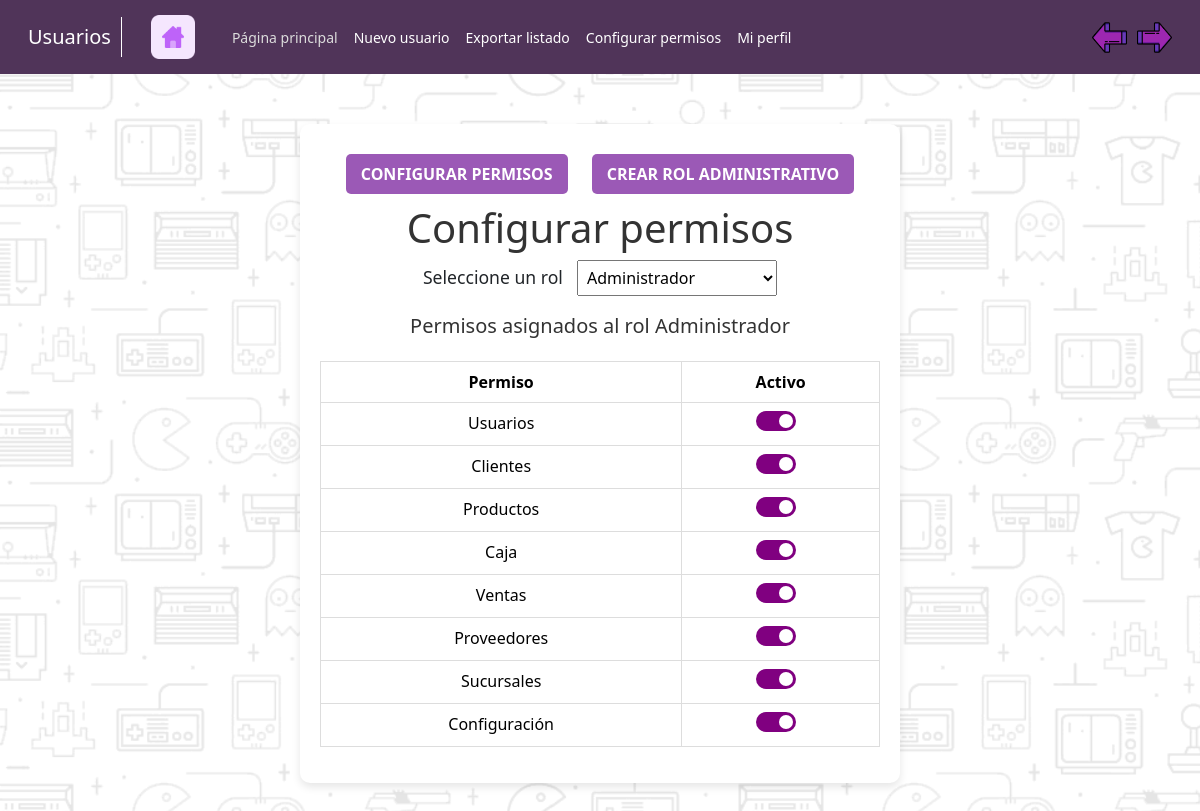
The page /app/Usuarios/visualizarPermisos.php?rol_id=1 (signed in) on the database its author committed.
### tables this page shows
CREATE TABLE tb_roles (
    idRol INT PRIMARY KEY AUTO_INCREMENT,
    nombreRol VARCHAR(30),
    activoRol TINYINT(1) DEFAULT 1
);

CREATE TABLE tb_permisos (
    idPermiso INT PRIMARY KEY AUTO_INCREMENT,
    descripcionPermiso VARCHAR(100),
    activoPermiso TINYINT(1) DEFAULT 1
);

### app/Usuarios/visualizarPermisos.php (the view, shortened to what this page needs)
<?php
include('../modelos/conexion.php');
$query_roles = "SELECT * FROM tb_roles WHERE activoRol = 1";
$result_roles = mysqli_query($conection, $query_roles);
$rol_id = null;
if (isset($_GET['rol_id']) && !empty($_GET['rol_id'])) {
    $rol_id = intval($_GET['rol_id']);
    $query_permisos = "SELECT p.idPermiso, p.descripcionPermiso,
    IF(rp.permiso_id IS NOT NULL, 1, 0) AS activo
    FROM tb_permisos p
    LEFT JOIN tb_rolesPermisos rp
    ON p.idPermiso = rp.permiso_id AND rp.rol_id = $rol_id
    WHERE p.activoPermiso = 1";
    $result_permisos = mysqli_query($conection, $query_permisos);
}
if (isset($rol_id)) {
    $query = "SELECT nombreRol FROM tb_roles WHERE idRol = '$rol_id'";
    $result_rol = mysqli_query($conection, $query);
    $rol = mysqli_fetch_assoc($result_rol);
    $nombreRol = $rol['nombreRol'];
}
?>
<!DOCTYPE html>
<html lang="es">
<head>
    <link href="https://cdn.jsdelivr.net/npm/bootstrap@5.3.3/dist/css/bootstrap.min.css" rel="stylesheet">
    <link rel="stylesheet" href="../assets/css/style_nav_module.css">
</head>
<?php include 'nav_usuarios.php'; ?>
<body>
    <div class="container">
        <header>
            <button class="btn-visualizar-permisos">Configurar permisos</button>
            <button class="btn-crear-rol">Crear rol administrativo</button>
        </header>
        <h1>Configurar permisos</h1>
        <form action="visualizarPermisos.php" method="GET">
            <label for="rol_id">Seleccione un rol</label>
            <select name="rol_id" id="rol_id" onchange="this.form.submit()">
                <?php while ($rol = mysqli_fetch_assoc($result_roles)): ?>
                    <option value="<?= $rol['idRol'] ?>" <?= ($rol_id == $rol['idRol']) ? 'selected' : '' ?>>
                        <?= htmlspecialchars($rol['nombreRol']) ?>
                    </option>
                <?php endwhile; ?>
            </select>
        </form>
        <?php if (isset($rol_id)): ?>
            <?php if (isset($rol_id)): ?>
    <p>Permisos asignados al rol <?= htmlspecialchars($nombreRol) ?></p>
<?php endif; ?>
            <table class="table">
                <thead>
                    <tr>
                        <th>Permiso</th>
                        <th>Activo</th>
                    </tr>
                </thead>
                <tbody>
                    <?php while ($permiso = mysqli_fetch_assoc($result_permisos)): ?>
                        <tr>
                            <td><?= htmlspecialchars($permiso['descripcionPermiso']) ?></td>
                            <td>
                                <label class="switch-container">
                                    <div class="switch-button">
                                        <div class="switch-button-inside"></div>
                                    </div>
                                </label>
                            </td>
                        </tr>
                    <?php endwhile; ?>
                </tbody>
            </table>
        <?php else: ?>
            <p>Seleccione un rol para ver y modificar sus permisos.</p>
        <?php endif; ?>
</body>
</html>

### app/Usuarios/visualizarPermisos.php (style rules this page uses)
body { margin: 0; padding: 0; background-image: url('../assets/img/background-black.png'); }
.container { max-width: 600px; margin: 50px auto; padding: 20px; background-color: #fff; box-shadow: 0 4px 8px rgba(0, 0, 0, 0.1); border-radius: 10px; }
h1 { text-align: center; color: #333; }
p { margin-top: 15px; font-size: 20px; text-align: center; color: #333; }
table { width: 100%; margin-top: 20px; border-collapse: collapse; }
table th, table td { padding: 10px; text-align: center; border: 1px solid #ddd; }
table th { background-color: #f8f8f8; color: #333; }
.switch-container { position: relative; display: inline-block; width: 40px; height: 20px; }
.switch-button { position: absolute; cursor: pointer; top: 0; left: 0; right: 0; bottom: 0; background-color: #ccc; border-radius: 20px; transition: 0.4s; }
.switch-input:checked+.switch-button { background-color: #800080; }
.switch-button-inside { position: absolute; height: 14px; width: 14px; left: 3px; bottom: 3px; background-color: white; border-radius: 50%; transition: 0.4s; }
.switch-input:checked+.switch-button .switch-button-inside { transform: translateX(20px); }
form { text-align: center; }
label { font-size: 1.1rem; margin-right: 10px; }
select { padding: 5px; font-size: 1rem; width: 200px; }
header { background-color: transparent; color: #ccc; padding: 10px 0; text-align: center; }
header .btn-visualizar-permisos, .btn-crear-rol { margin: 0 10px; color: white; background-color: #9b59b6; border: none; padding: 8px 15px; text-transform: uppercase; font-weight: bold; cursor: pointer; border-radius: 5px; transition: background-color 0.3s ease; }

### rows shown on the page
tb_roles: nombreRol "Administrador"
tb_permisos: descripcionPermiso "Usuarios"
tb_permisos: descripcionPermiso "Clientes"
tb_permisos: descripcionPermiso "Productos"
tb_permisos: descripcionPermiso "Caja"
tb_permisos: descripcionPermiso "Ventas"
tb_permisos: descripcionPermiso "Proveedores"
tb_permisos: descripcionPermiso "Sucursales"
tb_permisos: descripcionPermiso "Configuración"

### other values the page prints
form field rol_id "Administrador"
